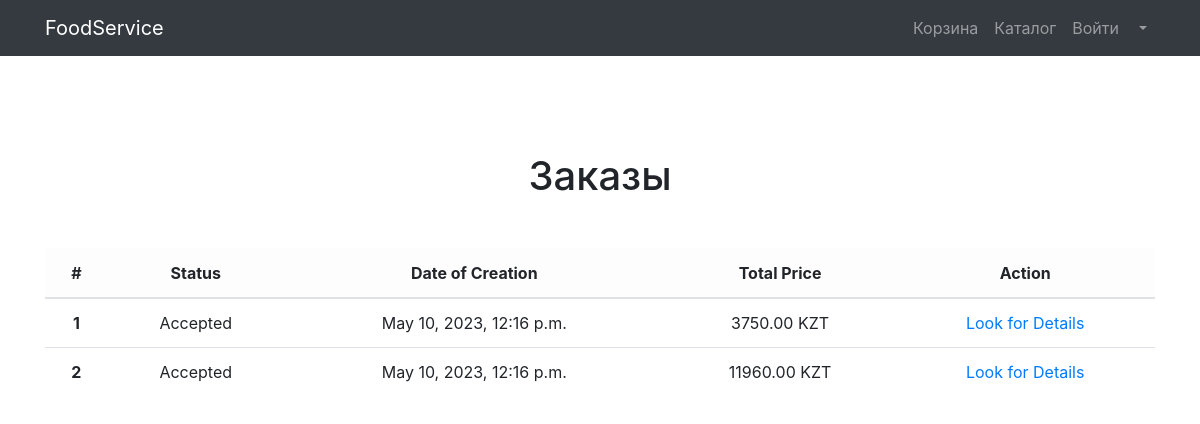
The app's page /orders/ (signed in), older data.
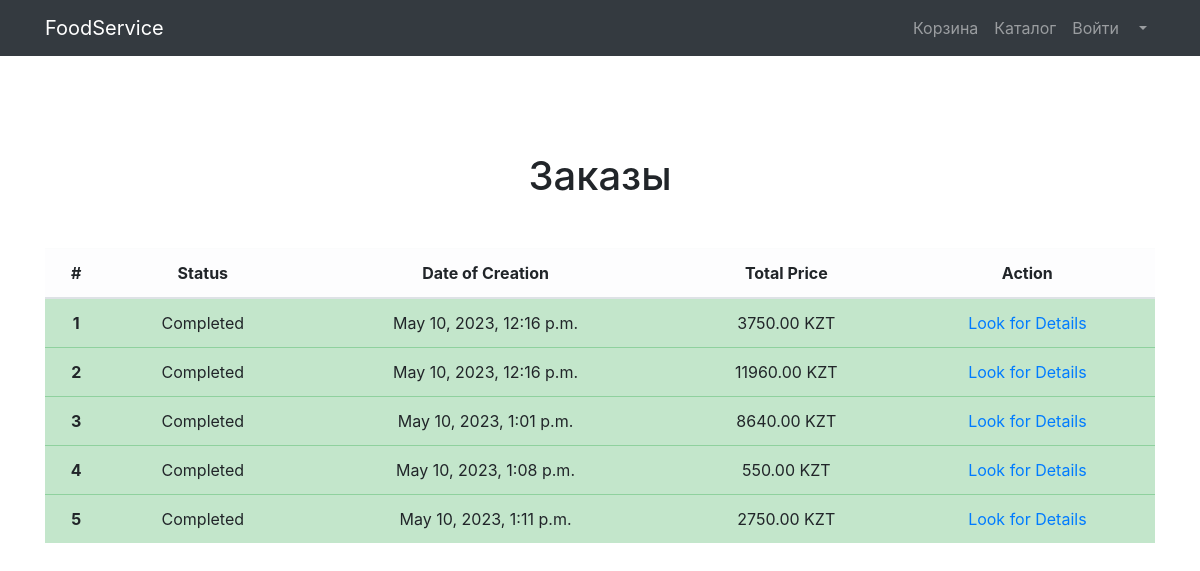
The same page, newer data.
### restaurants/models.py (models this page shows, shortened)
class Order(models.Model):
    user = models.ForeignKey(to=User, on_delete=models.CASCADE)
    created_timestamp = models.DateTimeField(auto_now_add=True)
    isConfirmed = models.BooleanField(default=False)
    isCooked = models.BooleanField(default=False)
    isDelivered = models.BooleanField(default=False)
    isCompleted = models.BooleanField(default=False)
    def get_price(self):
        price = 0
        order_details = OrderDetails.objects.filter(order=self)
        for order_detail in order_details:
            price += order_detail.food.price
        return price

class OrderDetails(models.Model):
    food = models.ForeignKey(to=Food, on_delete=models.CASCADE)
    order = models.ForeignKey(to=Order, on_delete=models.CASCADE)
    quantity = models.PositiveSmallIntegerField(default=0)

class Food(models.Model):
    name = models.CharField(max_length=256)
    price = models.DecimalField(max_digits=10, decimal_places=2)
    description = models.TextField(max_length=1024)
    image = models.ImageField(upload_to='food_image')
    category = models.ForeignKey(to=FoodCategory, on_delete=models.CASCADE)
    restaurant = models.ForeignKey(to=Restaurant, on_delete=models.CASCADE)

### restaurants/views.py (the view)
# urls.py: path('orders/', views.orders, name='orders'),
@login_required
def orders(request):
    order_list = Order.objects.filter(user=request.user)
    for order in order_list:
        seconds = (datetime.now().replace(tzinfo=timezone.utc) -
                   order.created_timestamp.replace(tzinfo=timezone.utc)).seconds - 21600
        if seconds >= 30:
            order.isCompleted = True
        elif seconds >= 20:
            order.isDelivered = True
        elif seconds >= 10:
            order.isCooked = True
        order.save()
    context = {
        'title': "FoodService - Заказы",
        'orders': order_list,
    }
    return render(request, 'restaurants/orders.html', context)

### restaurants/templates/restaurants/orders.html (shortened to what this page needs)
{% load static %}
<!DOCTYPE html>
<html lang="en">
<head>
    <link href="{% static 'vendor/bootstrap/css/bootstrap.min.css' %}" rel="stylesheet">
    <link href="{% static 'vendor/css/profile.css' %}" rel="stylesheet">
</head>
<body>
<nav class="navbar navbar-expand-lg navbar-dark bg-dark fixed-top">
    <div class="container">
        <a class="navbar-brand" href="{% url 'restaurants:index' %}">FoodService</a>
        <div class="collapse navbar-collapse" id="navbarResponsive">
            <ul class="navbar-nav ml-auto">
                <li class="nav-item">
                    <a class="nav-link" href="{% url 'restaurants:basket' %}">Корзина  </a>
                </li>
                <li class="nav-item">
                    <a class="nav-link" href="{% url 'restaurants:restaurants' %}">Каталог </a>
                </li>
                <li class="nav-item">
                    <a class="nav-link" href="{% url 'users:login' %}">Войти </a>
                </li>
                <li class="nav-item dropdown">
                    <a class="nav-link dropdown-toggle" href="#" id="navbarDropdown" role="button"
                       data-bs-toggle="dropdown" aria-expanded="false">
                    </a>
                </li>
            </ul>
        </div>
    </div>
</nav>
<section>
    <div class="container pt-5">
        <div class="text-center mt-5">
            <h1>Заказы</h1>
            <div class="orders mt-5">
                <table class="table">
                    <thead>
                    <tr class="table-light">
                        <th scope="col">#</th>
                        <th scope="col">Status</th>
                        <th scope="col">Date of Creation</th>
                        <th scope="col">Total Price</th>
                        <th scope="col">Action</th>
                    </tr>
                    </thead>
                    <tbody>
                    {% for order in orders %}
                    {% if order.isCompleted %}
                    <tr class="table-success">
                        <th scope="row">{{ forloop.counter }}</th>
                        <td>Completed</td>
                        <td>{{ order.created_timestamp }}</td>
                        <td>{{ order.get_price }} KZT</td>
                        <td>
                            <a href="{% url 'restaurants:order_details' order.id %}">Look for Details</a>
                        </td>
                    </tr>
                    {% elif order.isConfirmed %}
                    <tr>
                        <th scope="row">{{ forloop.counter }}</th>
                        <td>Accepted</td>
                        <td>{{ order.created_timestamp }}</td>
                        <td>{{ order.get_price }} KZT</td>
                        <td>
                            <a href="{% url 'restaurants:order_details' order.id %}">Look for Details</a>
                        </td>
                    </tr>
                    {% endif %}
                    {% endfor %}
                    </tbody>
                </table>
            </div>
        </div>
    </div>
</section>
</body>
</html>

Row changes from the older to the newer data that the page shows:
changed Order (number 1 of 5 on the later page): isCompleted "Accepted" → "Completed"
changed Order (number 2 of 5 on the later page): isCompleted "Accepted" → "Completed"
added Order: created_timestamp "May 10, 2023, 1:01 p.m.", get_price "8640.00"
added Order: created_timestamp "May 10, 2023, 1:08 p.m.", get_price "550.00"
added Order: created_timestamp "May 10, 2023, 1:11 p.m.", get_price "2750.00"
